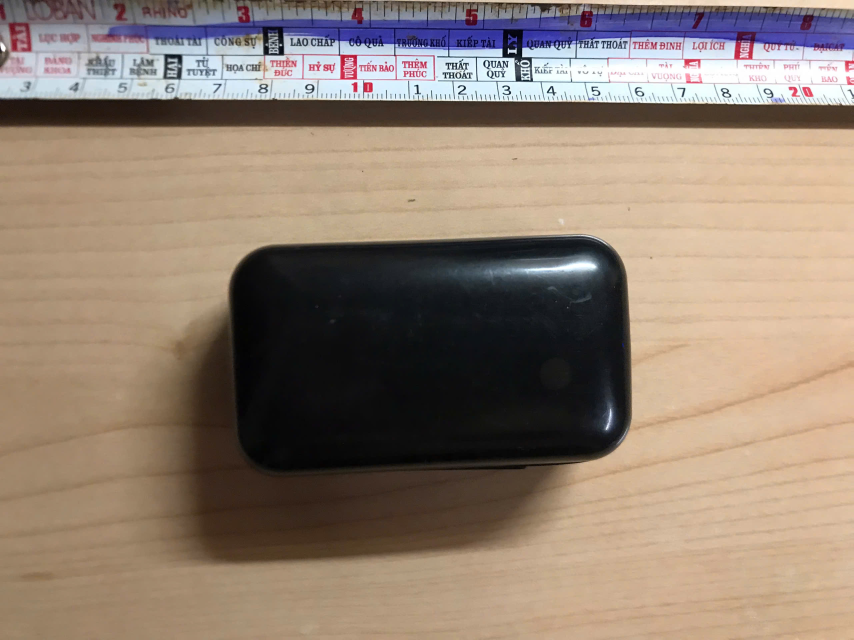
#> input picture imgs/earphone.jpg, 2560 x 1920 px (shown at 1/3 size)
$ python -i objectContour.py   (imports and definitions only)
#> lines starting #> are read from the running program, lines starting #| are printed output that depends on the picture; after the words box and inside, x2 and y2 are one past the last pixel; in counts of white or black regions, pixels touching at a corner belong together
# Dùng find contour và các dạng object detection để tìm và đưa ra ảnh contour của vật thể

import cv2
import numpy as np

# Code gần như y hệt code contour thầy hướng dẫn
def getFilledContourMask(gray_img):
    # 1. Làm mờ giảm nhiễu
    blurred = cv2.GaussianBlur(gray_img, (11, 11), 0)

    # 2. Nhị phân hóa
    _, thres = cv2.threshold(blurred, 70, 255, cv2.THRESH_BINARY_INV) # THRESH_OTSU dùng để tự động chọn ngưỡng (+ cv2.THRESH_OTSU)

    # 3. Morphology làm rõ vùng
    kernel = np.ones((3, 3), dtype='uint8')
    dilated = cv2.dilate(thres, kernel, iterations=3)
    processed = cv2.erode(dilated, kernel, iterations=2)

    # 4. Tìm contour
    contours, _ = cv2.findContours(processed, cv2.RETR_EXTERNAL, cv2.CHAIN_APPROX_SIMPLE)

    # Tạo ảnh full đen
    contourImg = np.zeros_like(gray_img)

    if contours:
        # 4. Tìm contour có diện tích lớn nhất
        largest_contour = max(contours, key=cv2.contourArea)

        # 5. Vẽ và lấp đầy (fill) duy nhất contour lớn nhất đó
        # thickness=cv2.FILLED hoặc -1 sẽ tô màu trắng toàn bộ vùng bên trong
        cv2.drawContours(contourImg, [largest_contour], -1, 255, thickness=cv2.FILLED)

    return contourImg

# [9 lines of commented-out code are left out]

>>> import cv2
>>> picture = cv2.imread('imgs/earphone.jpg', cv2.IMREAD_GRAYSCALE)
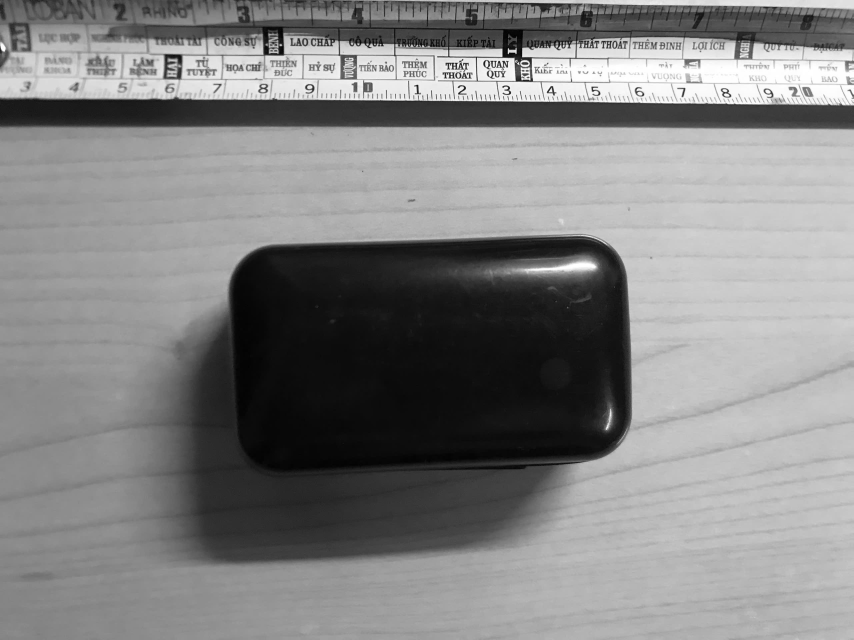
#> picture: shape (1920, 2560) (shown at 1/3 size); min 0, max 255, mean 131.5
>>> result = getFilledContourMask(picture)
#> in getFilledContourMask, `_, thres = cv2.threshold(blurred, 70, 255, cv2.THRESH_BINARY_INV)`:
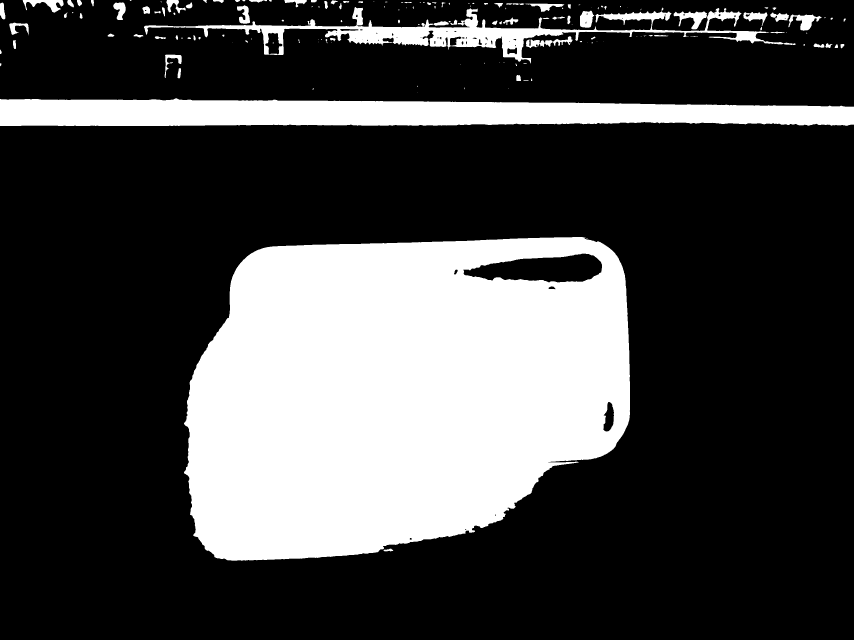
#> thres: shape (1920, 2560) (shown at 1/3 size); 26.6% white; 159 white regions (60 under 20 px), largest, box (x1, y1, x2, y2) and area: (552, 711, 1890, 1682) 1049151, (0, 295, 2560, 378) 174280, (432, 21, 2387, 191) 57550
#> in getFilledContourMask, `dilated = cv2.dilate(thres, kernel, iterations=3)`:
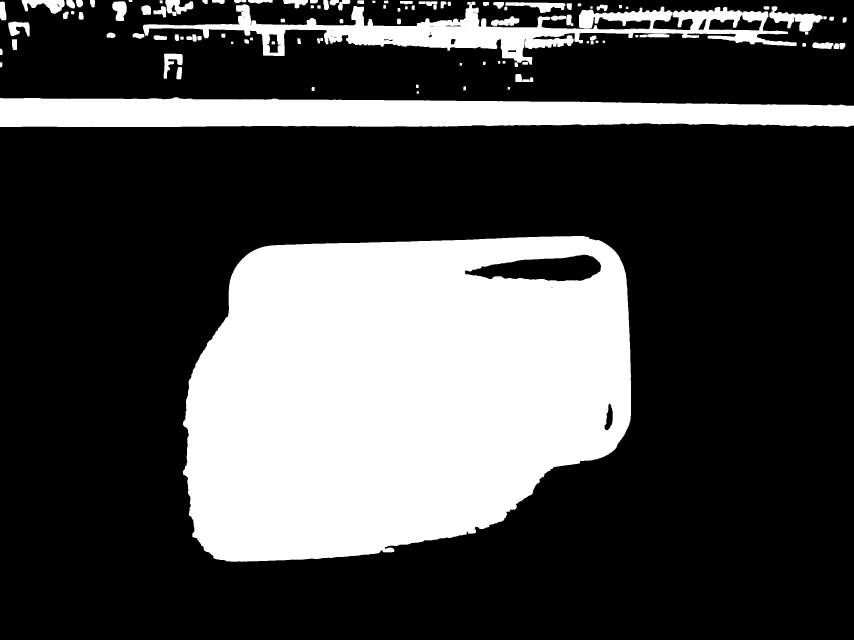
#> dilated: shape (1920, 2560) (shown at 1/3 size); 28.5% white; 111 white regions, largest, box (x1, y1, x2, y2) and area: (549, 708, 1893, 1685) 1068605, (0, 292, 2560, 381) 190639, (429, 5, 2390, 194) 100181
#> in getFilledContourMask, `processed = cv2.erode(dilated, kernel, iterations=2)`:
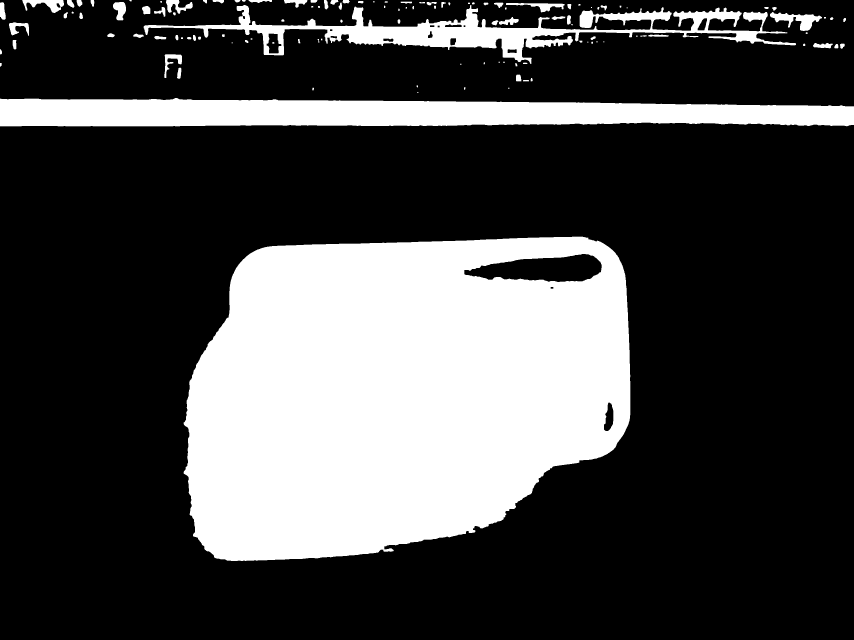
#> processed: shape (1920, 2560) (shown at 1/3 size); 27.3% white; 120 white regions (15 under 20 px)
#> in getFilledContourMask, `contours, _ = cv2.findContours(processed, cv2.RETR_EXTERNAL, cv2.CHAIN..`: contours = 119 contours, 33 with area under 20; largest, box (x1, y1, x2, y2) and area: (551, 710, 1891, 1683) 1078914, (0, 294, 2560, 379) 177256, (431, 15, 2388, 192) 80576, (2310, 36, 2466, 93) 3610, (67, 0, 192, 39) 2302
#> in getFilledContourMask, `largest_contour = max(contours, key=cv2.contourArea)`: largest_contour = contour of 1167 points, box (x1, y1, x2, y2) (551, 710, 1891, 1683), area 1078914
#> in getFilledContourMask, `cv2.drawContours(contourImg, [largest_contour], -1, 255, thickness=cv2..`:
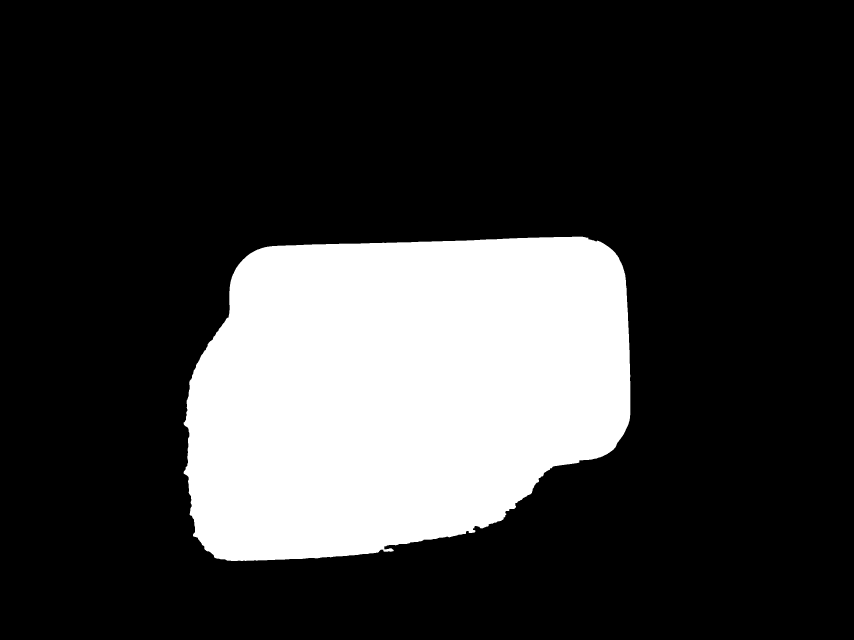
#> contourImg: shape (1920, 2560) (shown at 1/3 size); 22% white; 1 white region, box (x1, y1, x2, y2) and area: (551, 710, 1891, 1683) 1080936

$ run again, on imgs/spray.jpg
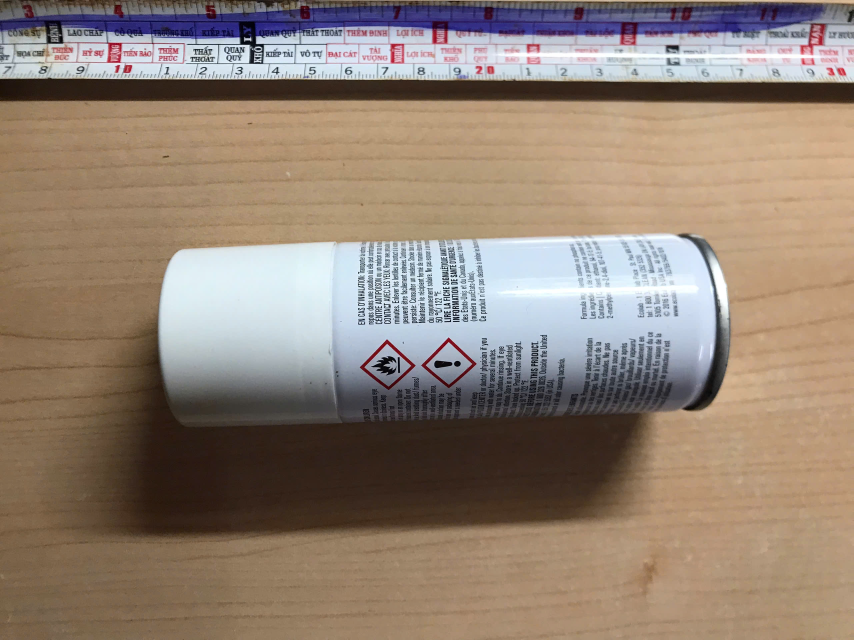
#> input picture imgs/spray.jpg, 2560 x 1920 px (shown at 1/3 size)
#> in getFilledContourMask, `_, thres = cv2.threshold(blurred, 70, 255, cv2.THRESH_BINARY_INV)`:
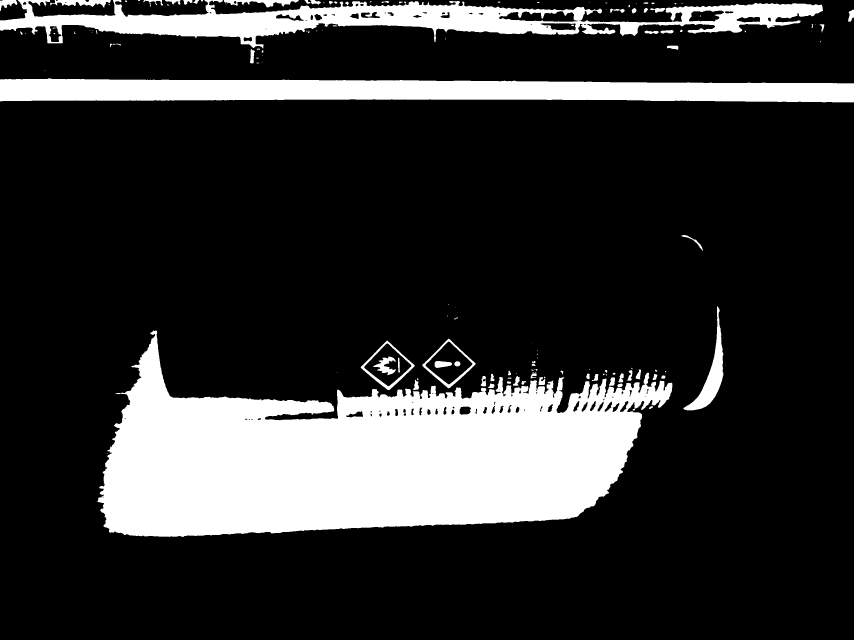
#> thres: shape (1920, 2560) (shown at 1/3 size); 19.1% white; 139 white regions (57 under 20 px), largest, box (x1, y1, x2, y2) and area: (290, 992, 2017, 1611) 622842, (0, 235, 2560, 308) 149266, (0, 0, 2469, 146) 131250
#> dilated: shape (1920, 2560); 21.3% white; 78 white regions, largest, box (x1, y1, x2, y2) and area: (287, 989, 2020, 1614) 659214, (0, 0, 2472, 193) 177284, (0, 232, 2560, 311) 165015
#> processed: shape (1920, 2560); 20% white; 84 white regions (19 under 20 px)
#> contours = 78 contours, 25 with area under 20; largest, box (x1, y1, x2, y2) and area: (289, 991, 2018, 1612) 639912, (0, 0, 2470, 191) 160989, (0, 234, 2560, 309) 151958, (1081, 1021, 1245, 1171) 12955, (1266, 1015, 1428, 1166) 12782
#> largest_contour = contour of 2117 points, box (x1, y1, x2, y2) (289, 991, 2018, 1612), area 639912
#> in getFilledContourMask, `cv2.drawContours(contourImg, [largest_contour], -1, 255, thickness=cv2..`:
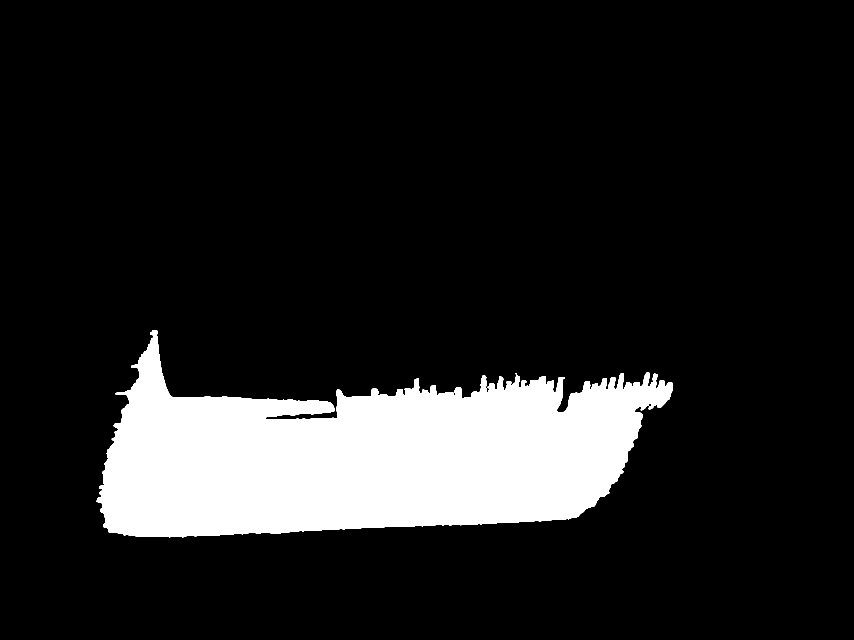
#> contourImg: shape (1920, 2560) (shown at 1/3 size); 13.1% white; 1 white region, box (x1, y1, x2, y2) and area: (289, 991, 2018, 1612) 643182
